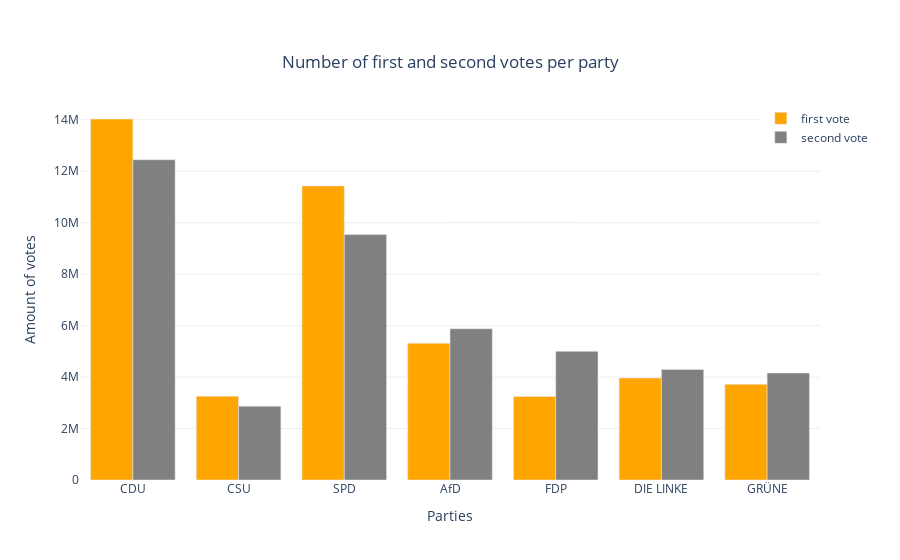

Notebook code cell kept with this figure:
### Code cell
fig = go.Figure(data=[
    go.Bar(name='first vote', x=partein_order, y=erststimmen, marker_color='orange'),
    go.Bar(name='second vote', x=partein_order, y=zweitstimmen, marker_color='grey') #direct labeling to confussing because of the big numbers
])

fig.update_layout(plot_bgcolor="white", 
                  title={
                    'text': "Number of first and second votes per party", 
                    'y':0.9,
                    'x':0.5,
                    'xanchor': 'center',
                    'yanchor': 'top'},
                  legend={
                    'yanchor': "top",
                    'y': 0.99,
                    'xanchor': "left",
                    'x': 0.92}
                  )
fig.update_yaxes(showgrid=True, gridwidth=1, gridcolor='#efefef', zeroline=True, title='Amount of votes')
fig.update_xaxes(title='Parties')
fig.show()

### Figure 1 — Plotly figure (JSON) as saved in the notebook; plotly's stock layout.template omitted (floating-point values rounded to 4 significant figures)
{"data": [{"marker": {"color": "orange"}, "name": "first vote", "type": "bar", "x": ["CDU", "CSU", "SPD", "AfD", "FDP", "DIE LINKE", "GRÜNE"], "y": [14030751, 3255487, 11429231, 5317499, 3249238, 3966637, 3717922]}, {"marker": {"color": "grey"}, "name": "second vote", "type": "bar", "x": ["CDU", "CSU", "SPD", "AfD", "FDP", "DIE LINKE", "GRÜNE"], "y": [12447656, 2869688, 9539381, 5878115, 4999449, 4297270, 4158400]}], "layout": {"legend": {"x": 0.92, "xanchor": "left", "y": 0.99, "yanchor": "top"}, "plot_bgcolor": "white", "title": {"text": "Number of first and second votes per party", "x": 0.5, "xanchor": "center", "y": 0.9, "yanchor": "top"}, "xaxis": {"title": {"text": "Parties"}}, "yaxis": {"gridcolor": "#efefef", "gridwidth": 1, "showgrid": true, "title": {"text": "Amount of votes"}, "zeroline": true}}}
